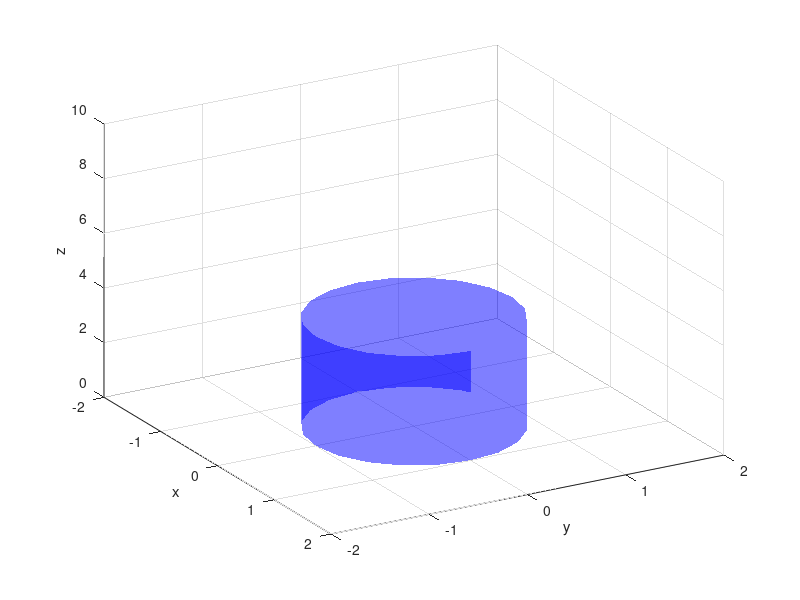

Write the MATLAB code that produced this figure. (Note: this script raises an error after producing the figure.)
clear;

r=1; %radio
h=4;%altura
x=0; %coordenada x del centro
y=0; %cooordenada y del centro

[X,Y,Z]=cylinder(r);
figure()
shading interp

surf(X+x,Y+y,Z*h,'facecolor','b','FaceAlpha',0.5,'Edgecolor','none')
xlabel('x'), ylabel('y'), zlabel ('z');
grid on 
xlim([-2,2])
ylim([-2,2])
zlim([0,10])
view(60,30)


t0=0; %tiempo inicial
tf=10; %tiempo final
x0=4;%altura llenado inicial
[t,h]=ode45(@ODEx,[t0,tf],x0);

%plot(t,h)

v = VideoWriter('punto3.avi'); %creamos un objeto 'v' donde se almacenarán las imágenes que conforman el video
v.FrameRate=20; %definimos la cantidad de imágenes por segundo que tendrá el video

open(v); %par iniciar a adicionar las imágenes en v

for i = 1:length(h) % m es la pendiente de la línea
    surf(X+x,Y+y,Z*h(i),'facecolor','b','FaceAlpha',0.5)
    hold on
    fill3(X(1,:),Y(1,:),Z(1,:),'b')
    F = getframe(gcf); %transformamos la imágen que se está mostrando en un frame
    writeVideo(v,F); %adicionamos el frame a 'v'
end

close(v);

function xp = ODEx(t,x)
    xp = 0.5-(2*sqrt(2*9.8*4))/(pi*3^2); %Altura 4
end

